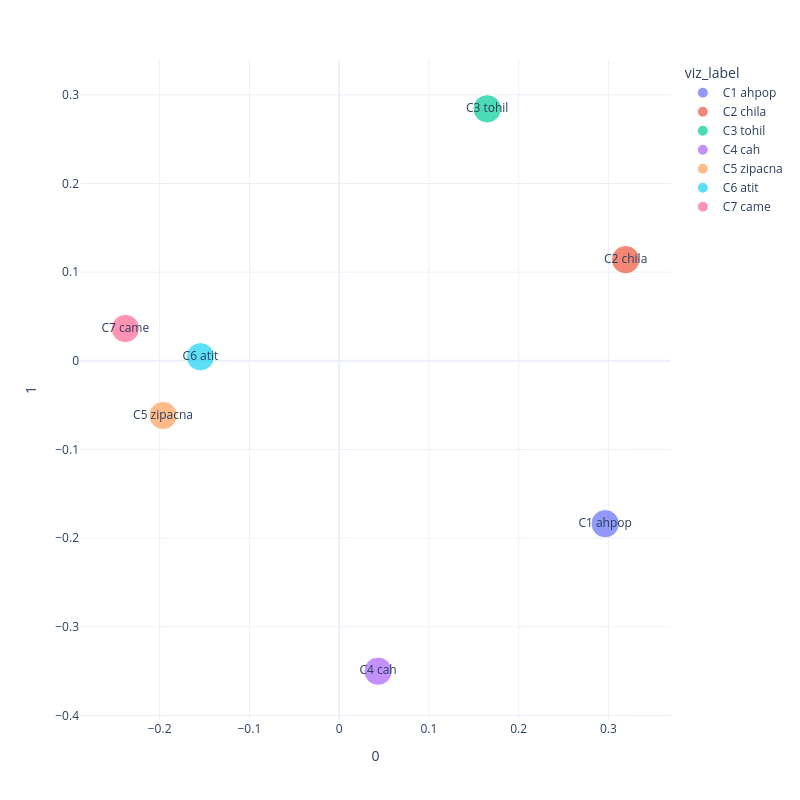

The notebook cell this image was saved under:
### Code cell
px.scatter(X1.reset_index(),
           x=0,
           y=1,
           color='viz_label',
           text='viz_label',
           template=px_template,
           height=800, width=800,
           size=[1 for i in range(len(X1))]
).show()

### Figure 1 — Plotly figure (JSON) as saved in the notebook; plotly's stock layout.template omitted (floating-point values rounded to 4 significant figures)
{"data": [{"hovertemplate": "viz_label=%{text}<br>0=%{x}<br>1=%{y}<br>size=%{marker.size}<extra></extra>", "legendgroup": "C1 ahpop", "marker": {"color": "#636efa", "size": [1], "sizemode": "area", "sizeref": 0.0025, "symbol": "circle"}, "mode": "markers+text", "name": "C1 ahpop", "orientation": "v", "showlegend": true, "text": ["C1 ahpop"], "type": "scatter", "x": [0.2964], "xaxis": "x", "y": [-0.1837], "yaxis": "y"}, {"hovertemplate": "viz_label=%{text}<br>0=%{x}<br>1=%{y}<br>size=%{marker.size}<extra></extra>", "legendgroup": "C2 chila", "marker": {"color": "#EF553B", "size": [1], "sizemode": "area", "sizeref": 0.0025, "symbol": "circle"}, "mode": "markers+text", "name": "C2 chila", "orientation": "v", "showlegend": true, "text": ["C2 chila"], "type": "scatter", "x": [0.3192], "xaxis": "x", "y": [0.114], "yaxis": "y"}, {"hovertemplate": "viz_label=%{text}<br>0=%{x}<br>1=%{y}<br>size=%{marker.size}<extra></extra>", "legendgroup": "C3 tohil", "marker": {"color": "#00cc96", "size": [1], "sizemode": "area", "sizeref": 0.0025, "symbol": "circle"}, "mode": "markers+text", "name": "C3 tohil", "orientation": "v", "showlegend": true, "text": ["C3 tohil"], "type": "scatter", "x": [0.1649], "xaxis": "x", "y": [0.2842], "yaxis": "y"}, {"hovertemplate": "viz_label=%{text}<br>0=%{x}<br>1=%{y}<br>size=%{marker.size}<extra></extra>", "legendgroup": "C4 cah", "marker": {"color": "#ab63fa", "size": [1], "sizemode": "area", "sizeref": 0.0025, "symbol": "circle"}, "mode": "markers+text", "name": "C4 cah", "orientation": "v", "showlegend": true, "text": ["C4 cah"], "type": "scatter", "x": [0.04337], "xaxis": "x", "y": [-0.3501], "yaxis": "y"}, {"hovertemplate": "viz_label=%{text}<br>0=%{x}<br>1=%{y}<br>size=%{marker.size}<extra></extra>", "legendgroup": "C5 zipacna", "marker": {"color": "#FFA15A", "size": [1], "sizemode": "area", "sizeref": 0.0025, "symbol": "circle"}, "mode": "markers+text", "name": "C5 zipacna", "orientation": "v", "showlegend": true, "text": ["C5 zipacna"], "type": "scatter", "x": [-0.1962], "xaxis": "x", "y": [-0.06171], "yaxis": "y"}, {"hovertemplate": "viz_label=%{text}<br>0=%{x}<br>1=%{y}<br>size=%{marker.size}<extra></extra>", "legendgroup": "C6 atit", "marker": {"color": "#19d3f3", "size": [1], "sizemode": "area", "sizeref": 0.0025, "symbol": "circle"}, "mode": "markers+text", "name": "C6 atit", "orientation": "v", "showlegend": true, "text": ["C6 atit"], "type": "scatter", "x": [-0.1545], "xaxis": "x", "y": [0.004569], "yaxis": "y"}, {"hovertemplate": "viz_label=%{text}<br>0=%{x}<br>1=%{y}<br>size=%{marker.size}<extra></extra>", "legendgroup": "C7 came", "marker": {"color": "#FF6692", "size": [1], "sizemode": "area", "sizeref": 0.0025, "symbol": "circle"}, "mode": "markers+text", "name": "C7 came", "orientation": "v", "showlegend": true, "text": ["C7 came"], "type": "scatter", "x": [-0.2382], "xaxis": "x", "y": [0.0364], "yaxis": "y"}], "layout": {"height": 800, "legend": {"itemsizing": "constant", "title": {"text": "viz_label"}, "tracegroupgap": 0}, "margin": {"t": 60}, "width": 800, "xaxis": {"anchor": "y", "domain": [0, 1], "title": {"text": "0"}}, "yaxis": {"anchor": "x", "domain": [0, 1], "title": {"text": "1"}}}}
